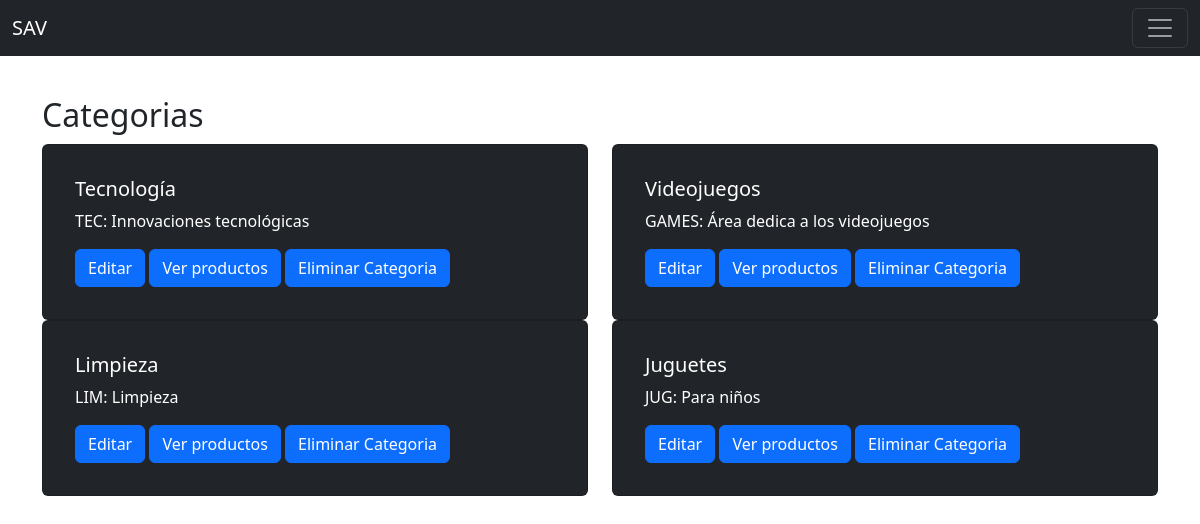
The app's page /categorias/ (signed in) with its own data.
### ventas/models.py (models this page shows, shortened)
class Categoria(models.Model):
    nombre = models.CharField(max_length=50, null=True)
    identificador = models.CharField(max_length=6, default='ANOTHER')
    descripcion = models.CharField(max_length=50, null=True)

### ventas/views.py (the view)
# urls.py: path("categorias/", verCategoria, name='categorias'),
@login_required
def verCategoria(request):
    categorias = Categoria.objects.all()
    return render(request, 'categorias/ver.html', {'categorias': categorias})

### ventas/templates/categorias/ver.html (shortened to what this page needs)
<!DOCTYPE html>
<html lang="en">
<head>
</head>
<body>
    {% extends 'base.html' %}
    {% block content %}
    <br><br><br>
    <div class="container-sm">
        <div>
            <div class="row">
                <h2>Categorias </h2><br><br>
                {% for categoria in categorias %}
                <div class="col-sm-6">
                    <div class="card text-bg-dark p-3">
                        <div class="card-body">
                            <h5 class="card-title">{{categoria.nombre}}</h5>
                            <p class="card-text">{{categoria.identificador}}: {{categoria.descripcion}}</p>
                            <a href="{% url 'editar_categoria' categoria.id %}" class="btn btn-primary">Editar</a>
                            <a href="{% url 'ver_productos' categoria.id %}" class="btn btn-primary">Ver productos</a>
                            <a href="{% url 'eliminar_categoria' categoria.id %}" class="btn btn-primary">Eliminar Categoria </a>
                        </div>
                    </div>
                </div>
                {% endfor %}
            </div>
        </div>
    </div>
    {% endblock %}

### records on screen
Categoria: nombre "Tecnología", identificador "TEC", descripcion "Innovaciones tecnológicas"
Categoria: nombre "Videojuegos", identificador "GAMES", descripcion "Área dedica a los videojuegos"
Categoria: nombre "Limpieza", identificador "LIM", descripcion "Limpieza"
Categoria: nombre "Juguetes", identificador "JUG", descripcion "Para niños"
